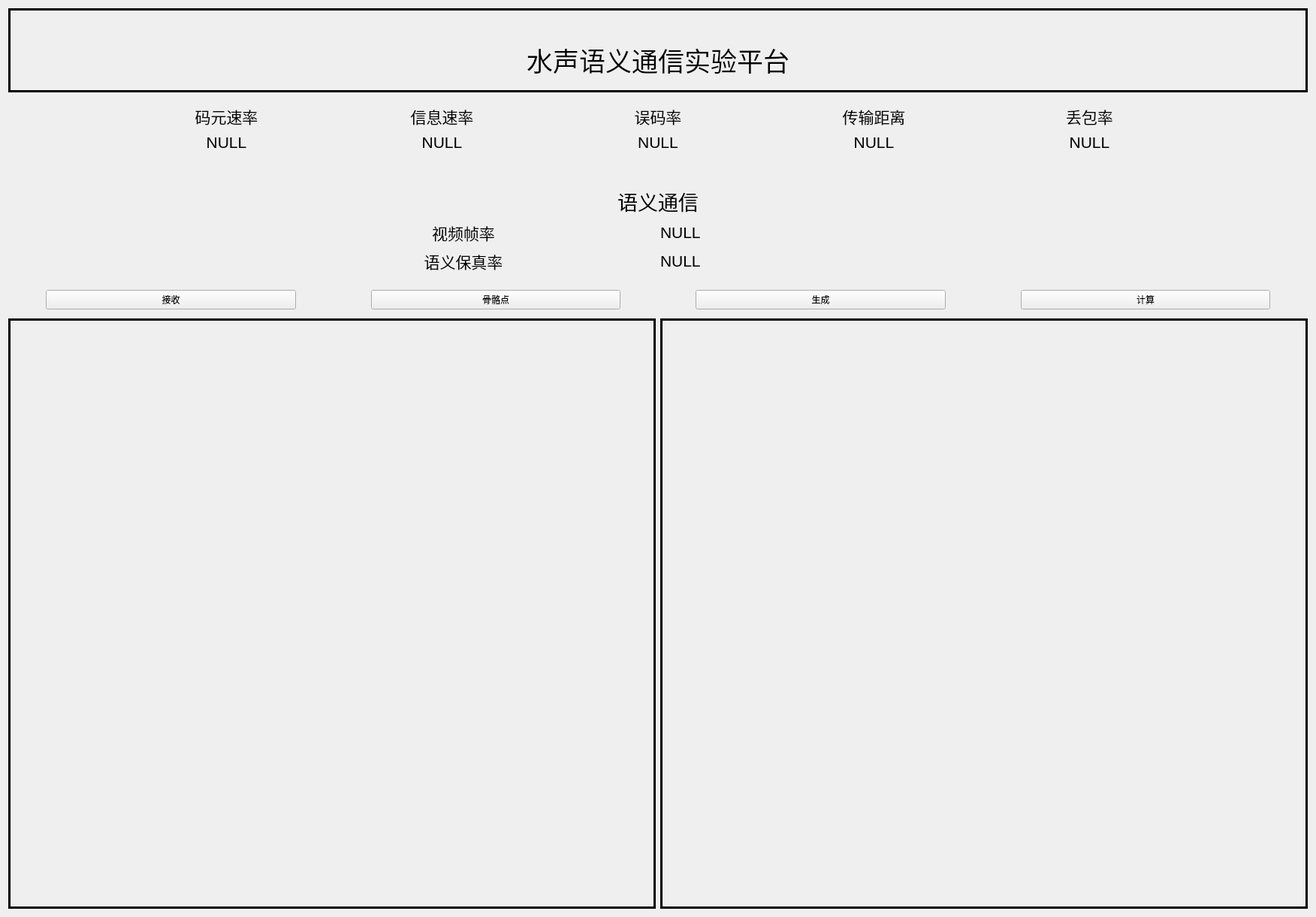
<?xml version="1.0" encoding="UTF-8"?>
<ui version="4.0">
 <class>streamvidtab</class>
 <widget class="QWidget" name="streamvidtab">
  <property name="geometry">
   <rect>
    <x>0</x>
    <y>0</y>
    <width>1752</width>
    <height>1221</height>
   </rect>
  </property>
  <property name="sizePolicy">
   <sizepolicy hsizetype="Preferred" vsizetype="Preferred">
    <horstretch>1</horstretch>
    <verstretch>0</verstretch>
   </sizepolicy>
  </property>
  <property name="minimumSize">
   <size>
    <width>0</width>
    <height>0</height>
   </size>
  </property>
  <property name="windowTitle">
   <string>Form</string>
  </property>
  <layout class="QHBoxLayout" name="horizontalLayout">
   <item>
    <layout class="QVBoxLayout" name="verticalLayout">
     <property name="sizeConstraint">
      <enum>QLayout::SetNoConstraint</enum>
     </property>
     <property name="topMargin">
      <number>0</number>
     </property>
     <item>
      <widget class="QLabel" name="label_29">
       <property name="enabled">
        <bool>true</bool>
       </property>
       <property name="sizePolicy">
        <sizepolicy hsizetype="Preferred" vsizetype="Minimum">
         <horstretch>0</horstretch>
         <verstretch>0</verstretch>
        </sizepolicy>
       </property>
       <property name="minimumSize">
        <size>
         <width>0</width>
         <height>0</height>
        </size>
       </property>
       <property name="frameShape">
        <enum>QFrame::Panel</enum>
       </property>
       <property name="lineWidth">
        <number>3</number>
       </property>
       <property name="text">
        <string>&lt;html&gt;&lt;head/&gt;&lt;body&gt;&lt;p align=&quot;center&quot;&gt;&lt;span style=&quot; font-size:26pt;&quot;&gt;&lt;br&gt;水声语义通信实验平台&lt;br&gt;&lt;/span&gt;&lt;/p&gt;&lt;/body&gt;&lt;/html&gt;</string>
       </property>
       <property name="alignment">
        <set>Qt::AlignCenter</set>
       </property>
      </widget>
     </item>
     <item>
      <layout class="QGridLayout" name="gridLayout_5">
       <property name="sizeConstraint">
        <enum>QLayout::SetDefaultConstraint</enum>
       </property>
       <property name="leftMargin">
        <number>150</number>
       </property>
       <property name="topMargin">
        <number>10</number>
       </property>
       <property name="rightMargin">
        <number>150</number>
       </property>
       <property name="bottomMargin">
        <number>10</number>
       </property>
       <property name="verticalSpacing">
        <number>6</number>
       </property>
       <item row="1" column="1">
        <widget class="QLabel" name="value_2">
         <property name="text">
          <string>&lt;html&gt;&lt;head/&gt;&lt;body&gt;&lt;p align=&quot;center&quot;&gt;&lt;span style=&quot; font-size:16pt;&quot;&gt;NULL&lt;/span&gt;&lt;/p&gt;&lt;/body&gt;&lt;/html&gt;</string>
         </property>
        </widget>
       </item>
       <item row="0" column="3">
        <widget class="QLabel" name="norm_4">
         <property name="text">
          <string>&lt;html&gt;&lt;head/&gt;&lt;body&gt;&lt;p align=&quot;center&quot;&gt;&lt;span style=&quot; font-size:16pt;&quot;&gt;传输距离&lt;/span&gt;&lt;/p&gt;&lt;/body&gt;&lt;/html&gt;</string>
         </property>
        </widget>
       </item>
       <item row="1" column="4">
        <widget class="QLabel" name="value_5">
         <property name="text">
          <string>&lt;html&gt;&lt;head/&gt;&lt;body&gt;&lt;p align=&quot;center&quot;&gt;&lt;span style=&quot; font-size:16pt;&quot;&gt;NULL&lt;/span&gt;&lt;/p&gt;&lt;/body&gt;&lt;/html&gt;</string>
         </property>
        </widget>
       </item>
       <item row="0" column="2">
        <widget class="QLabel" name="norm_3">
         <property name="text">
          <string>&lt;html&gt;&lt;head/&gt;&lt;body&gt;&lt;p align=&quot;center&quot;&gt;&lt;span style=&quot; font-size:16pt;&quot;&gt;误码率&lt;/span&gt;&lt;/p&gt;&lt;/body&gt;&lt;/html&gt;</string>
         </property>
        </widget>
       </item>
       <item row="1" column="3">
        <widget class="QLabel" name="value_4">
         <property name="text">
          <string>&lt;html&gt;&lt;head/&gt;&lt;body&gt;&lt;p align=&quot;center&quot;&gt;&lt;span style=&quot; font-size:16pt;&quot;&gt;NULL&lt;/span&gt;&lt;/p&gt;&lt;/body&gt;&lt;/html&gt;</string>
         </property>
        </widget>
       </item>
       <item row="1" column="2">
        <widget class="QLabel" name="value_3">
         <property name="text">
          <string>&lt;html&gt;&lt;head/&gt;&lt;body&gt;&lt;p align=&quot;center&quot;&gt;&lt;span style=&quot; font-size:16pt;&quot;&gt;NULL&lt;/span&gt;&lt;/p&gt;&lt;/body&gt;&lt;/html&gt;</string>
         </property>
        </widget>
       </item>
       <item row="1" column="0">
        <widget class="QLabel" name="value_1">
         <property name="text">
          <string>&lt;html&gt;&lt;head/&gt;&lt;body&gt;&lt;p align=&quot;center&quot;&gt;&lt;span style=&quot; font-size:16pt;&quot;&gt;NULL&lt;/span&gt;&lt;/p&gt;&lt;/body&gt;&lt;/html&gt;</string>
         </property>
        </widget>
       </item>
       <item row="0" column="0">
        <widget class="QLabel" name="norm_1">
         <property name="text">
          <string>&lt;html&gt;&lt;head/&gt;&lt;body&gt;&lt;p align=&quot;center&quot;&gt;&lt;span style=&quot; font-size:16pt;&quot;&gt;码元速率&lt;/span&gt;&lt;/p&gt;&lt;/body&gt;&lt;/html&gt;</string>
         </property>
        </widget>
       </item>
       <item row="0" column="4">
        <widget class="QLabel" name="norm_5">
         <property name="text">
          <string>&lt;html&gt;&lt;head/&gt;&lt;body&gt;&lt;p align=&quot;center&quot;&gt;&lt;span style=&quot; font-size:16pt;&quot;&gt;丢包率&lt;/span&gt;&lt;/p&gt;&lt;/body&gt;&lt;/html&gt;</string>
         </property>
        </widget>
       </item>
       <item row="0" column="1">
        <widget class="QLabel" name="norm_2">
         <property name="text">
          <string>&lt;html&gt;&lt;head/&gt;&lt;body&gt;&lt;p align=&quot;center&quot;&gt;&lt;span style=&quot; font-size:16pt;&quot;&gt;信息速率&lt;/span&gt;&lt;/p&gt;&lt;/body&gt;&lt;/html&gt;</string>
         </property>
        </widget>
       </item>
      </layout>
     </item>
     <item>
      <layout class="QGridLayout" name="gridLayout_4">
       <property name="sizeConstraint">
        <enum>QLayout::SetNoConstraint</enum>
       </property>
       <property name="leftMargin">
        <number>50</number>
       </property>
       <property name="topMargin">
        <number>30</number>
       </property>
       <property name="rightMargin">
        <number>50</number>
       </property>
       <property name="bottomMargin">
        <number>10</number>
       </property>
       <item row="1" column="0">
        <layout class="QGridLayout" name="gridLayout_3">
         <property name="sizeConstraint">
          <enum>QLayout::SetDefaultConstraint</enum>
         </property>
         <property name="leftMargin">
          <number>300</number>
         </property>
         <property name="rightMargin">
          <number>300</number>
         </property>
         <property name="spacing">
          <number>6</number>
         </property>
         <item row="1" column="0">
          <widget class="QLabel" name="stream_fidelity_sc">
           <property name="text">
            <string>&lt;html&gt;&lt;head/&gt;&lt;body&gt;&lt;p align=&quot;center&quot;&gt;&lt;span style=&quot; font-size:16pt;&quot;&gt;语义保真率&lt;/span&gt;&lt;/p&gt;&lt;/body&gt;&lt;/html&gt;</string>
           </property>
          </widget>
         </item>
         <item row="0" column="0">
          <widget class="QLabel" name="stream_frame_sc">
           <property name="text">
            <string>&lt;html&gt;&lt;head/&gt;&lt;body&gt;&lt;p align=&quot;center&quot;&gt;&lt;span style=&quot; font-size:16pt;&quot;&gt;视频帧率&lt;/span&gt;&lt;/p&gt;&lt;/body&gt;&lt;/html&gt;</string>
           </property>
          </widget>
         </item>
         <item row="1" column="1">
          <widget class="QLabel" name="stream_fidelity_sc_value">
           <property name="text">
            <string>&lt;html&gt;&lt;head/&gt;&lt;body&gt;&lt;p&gt;&lt;span style=&quot; font-size:16pt;&quot;&gt;NULL&lt;/span&gt;&lt;/p&gt;&lt;/body&gt;&lt;/html&gt;</string>
           </property>
          </widget>
         </item>
         <item row="0" column="1">
          <widget class="QLabel" name="steam_frame_sc_value">
           <property name="text">
            <string>&lt;html&gt;&lt;head/&gt;&lt;body&gt;&lt;p&gt;&lt;span style=&quot; font-size:16pt;&quot;&gt;NULL&lt;/span&gt;&lt;/p&gt;&lt;/body&gt;&lt;/html&gt;</string>
           </property>
          </widget>
         </item>
        </layout>
       </item>
       <item row="0" column="0">
        <widget class="QLabel" name="label_28">
         <property name="text">
          <string>&lt;html&gt;&lt;head/&gt;&lt;body&gt;&lt;p align=&quot;center&quot;&gt;&lt;span style=&quot; font-size:20pt;&quot;&gt;语义通信&lt;/span&gt;&lt;/p&gt;&lt;/body&gt;&lt;/html&gt;</string>
         </property>
        </widget>
       </item>
      </layout>
     </item>
     <item>
      <layout class="QHBoxLayout" name="horizontalLayout_2">
       <property name="spacing">
        <number>100</number>
       </property>
       <property name="leftMargin">
        <number>50</number>
       </property>
       <property name="topMargin">
        <number>6</number>
       </property>
       <property name="rightMargin">
        <number>50</number>
       </property>
       <property name="bottomMargin">
        <number>6</number>
       </property>
       <item>
        <widget class="QPushButton" name="receiveButton_3">
         <property name="sizePolicy">
          <sizepolicy hsizetype="Preferred" vsizetype="Preferred">
           <horstretch>0</horstretch>
           <verstretch>0</verstretch>
          </sizepolicy>
         </property>
         <property name="styleSheet">
          <string notr="true">font: 16pt &quot;仿宋&quot;;</string>
         </property>
         <property name="text">
          <string>接收</string>
         </property>
        </widget>
       </item>
       <item>
        <widget class="QPushButton" name="skeletionButton">
         <property name="styleSheet">
          <string notr="true">font: 16pt &quot;仿宋&quot;;</string>
         </property>
         <property name="text">
          <string>骨骼点</string>
         </property>
        </widget>
       </item>
       <item>
        <widget class="QPushButton" name="generButton">
         <property name="styleSheet">
          <string notr="true">font: 16pt &quot;仿宋&quot;;</string>
         </property>
         <property name="text">
          <string>生成</string>
         </property>
        </widget>
       </item>
       <item>
        <widget class="QPushButton" name="calculateButton_3">
         <property name="sizePolicy">
          <sizepolicy hsizetype="Minimum" vsizetype="Maximum">
           <horstretch>0</horstretch>
           <verstretch>0</verstretch>
          </sizepolicy>
         </property>
         <property name="baseSize">
          <size>
           <width>0</width>
           <height>0</height>
          </size>
         </property>
         <property name="focusPolicy">
          <enum>Qt::WheelFocus</enum>
         </property>
         <property name="layoutDirection">
          <enum>Qt::LeftToRight</enum>
         </property>
         <property name="styleSheet">
          <string notr="true">font: 16pt &quot;仿宋&quot;;</string>
         </property>
         <property name="text">
          <string>计算</string>
         </property>
         <property name="autoDefault">
          <bool>false</bool>
         </property>
         <property name="default">
          <bool>false</bool>
         </property>
        </widget>
       </item>
      </layout>
     </item>
     <item>
      <layout class="QHBoxLayout" name="horizontalLayout_3">
       <item>
        <widget class="QFrame" name="skeleton_frame">
         <property name="sizePolicy">
          <sizepolicy hsizetype="Expanding" vsizetype="Expanding">
           <horstretch>0</horstretch>
           <verstretch>0</verstretch>
          </sizepolicy>
         </property>
         <property name="frameShape">
          <enum>QFrame::Panel</enum>
         </property>
         <property name="frameShadow">
          <enum>QFrame::Plain</enum>
         </property>
         <property name="lineWidth">
          <number>3</number>
         </property>
        </widget>
       </item>
       <item>
        <widget class="QFrame" name="gener_frame">
         <property name="sizePolicy">
          <sizepolicy hsizetype="Expanding" vsizetype="Expanding">
           <horstretch>0</horstretch>
           <verstretch>0</verstretch>
          </sizepolicy>
         </property>
         <property name="frameShape">
          <enum>QFrame::Panel</enum>
         </property>
         <property name="frameShadow">
          <enum>QFrame::Plain</enum>
         </property>
         <property name="lineWidth">
          <number>3</number>
         </property>
        </widget>
       </item>
      </layout>
     </item>
    </layout>
   </item>
  </layout>
 </widget>
 <resources/>
 <connections/>
</ui>
